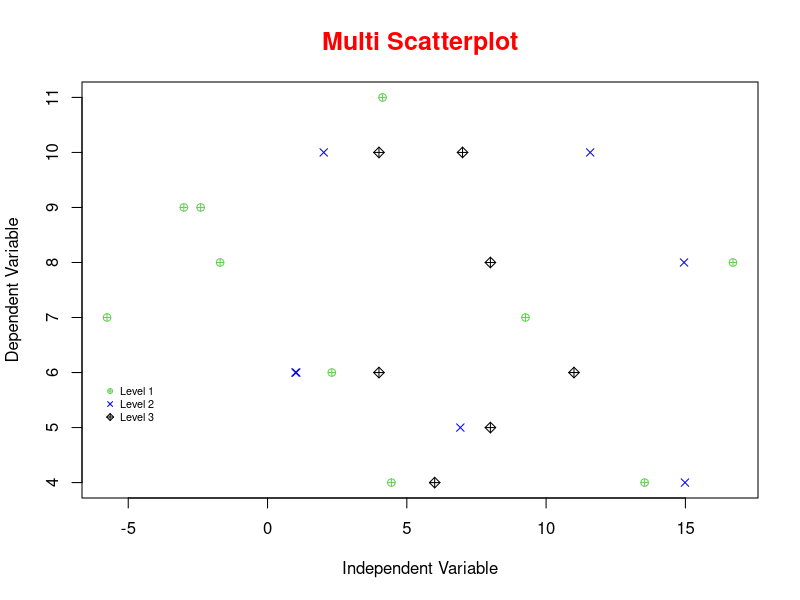

Reproduce this figure in R.
# Scatterplots 

# Note: If you have problems with accentuation, please refer to this link:
# https://support.rstudio.com/hc/en-us/articles/200532197-Character-Encoding

# Setting the working directory
# Enclose the working directory you are using on your computer in quotes
# Do not use directories with spaces in the name
setwd("/home/bia/Code/GITHUB_DSA/DSA_Data-Science-Course/1.BigData_RAzure/Ch4")
getwd()

# Defines the data
set.seed(67)
x = rnorm(10,5,7)
y = rpois(10,7)
z = rnorm(10,6,7)
t = rpois(10,9)


# Create Plot
plot(x, y, col = 123, pch = 10, main = "Multi Scatterplot",
     col.main = "red", cex.main = 1.5, xlab = "Independent Variable", 
     ylab = "Dependent Variable")

# Adds another data 
points(z, t, col = "blue", pch = 4)

# Adds another data 
points(y, t, col = 777, pch = 9)

# Create subtitle
legend(-6,5.9, legend = c("Level 1", "Level 2", "Level 3"),
       col = c(123, "blue", 777), pch = c(10,4,9),
       cex = 0.65, bty = "n")




